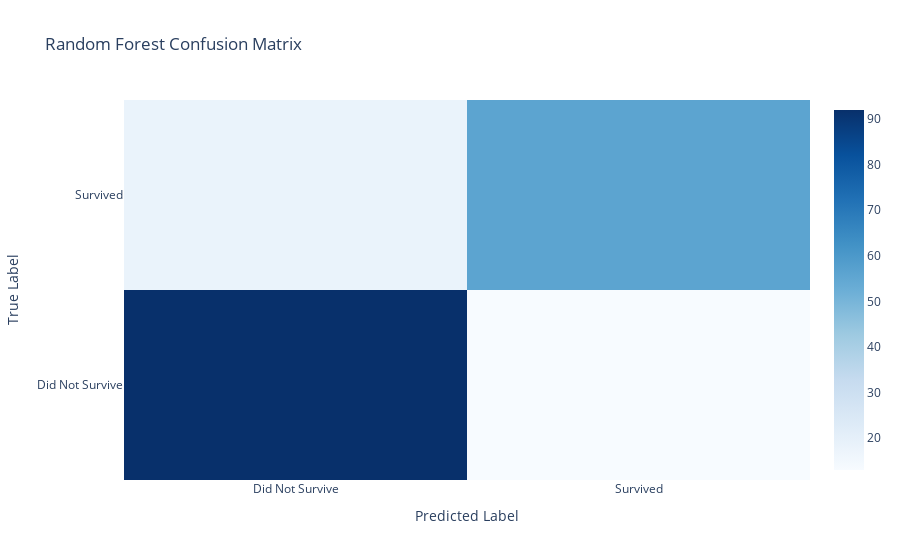

Notebook code for this chart:
### Code cell
import plotly.graph_objects as go
from sklearn.metrics import confusion_matrix

# Get predictions
rf_pred = rf_model.predict(X_test)

# Compute confusion matrix
cm = confusion_matrix(y_test, rf_pred)
labels = ['Did Not Survive', 'Survived']

# Create interactive heatmap
fig = go.Figure(data=go.Heatmap(
    z=cm,
    x=labels,
    y=labels,
    colorscale='Blues',
    hovertemplate='Predicted: %{x}<br>Actual: %{y}<br>Count: %{z}<extra></extra>'
))

fig.update_layout(
    title='Random Forest Confusion Matrix',
    xaxis_title='Predicted Label',
    yaxis_title='True Label'
)

fig.show()

### Figure 1 — Plotly figure (JSON) as saved in the notebook; plotly's stock layout.template omitted (floating-point values rounded to 4 significant figures)
{"data": [{"colorscale": [[0, "rgb(247,251,255)"], [0.125, "rgb(222,235,247)"], [0.25, "rgb(198,219,239)"], [0.375, "rgb(158,202,225)"], [0.5, "rgb(107,174,214)"], [0.625, "rgb(66,146,198)"], [0.75, "rgb(33,113,181)"], [0.875, "rgb(8,81,156)"], [1, "rgb(8,48,107)"]], "hovertemplate": "Predicted: %{x}<br>Actual: %{y}<br>Count: %{z}<extra></extra>", "type": "heatmap", "x": ["Did Not Survive", "Survived"], "y": ["Did Not Survive", "Survived"], "z": [[92, 13], [18, 56]]}], "layout": {"title": {"text": "Random Forest Confusion Matrix"}, "xaxis": {"title": {"text": "Predicted Label"}}, "yaxis": {"title": {"text": "True Label"}}}}
